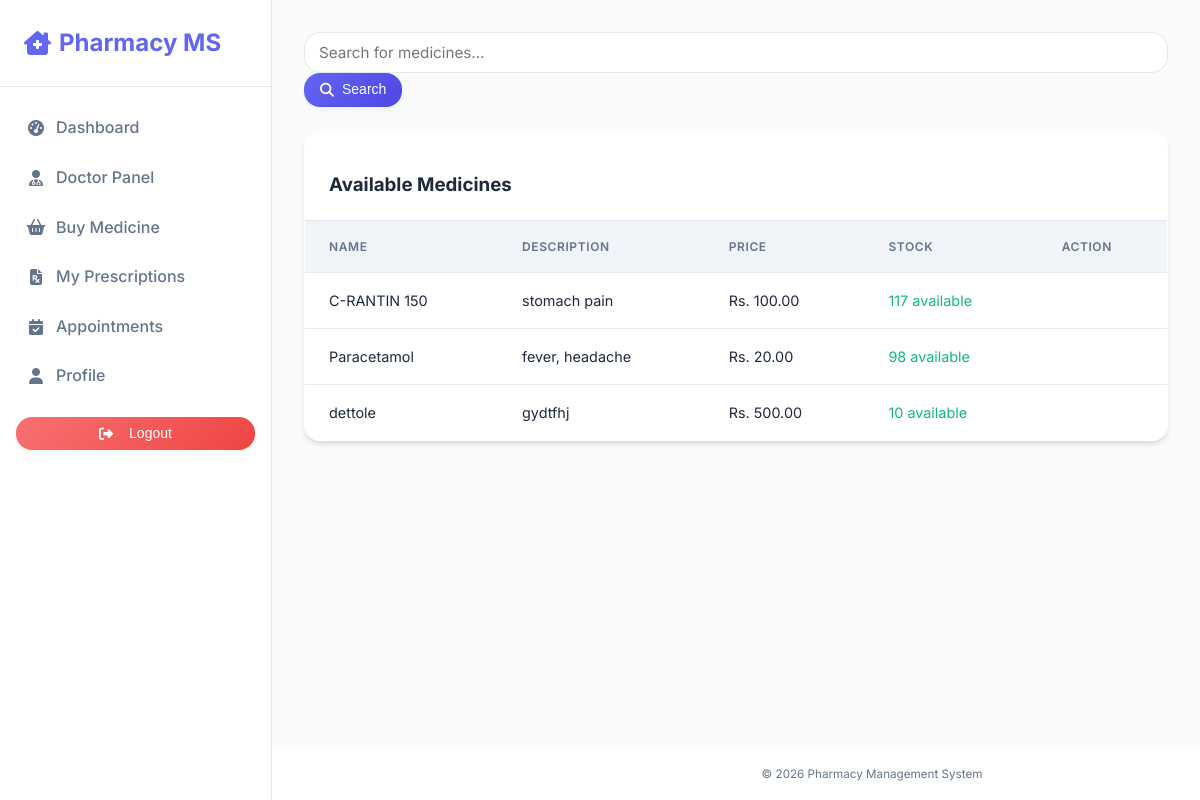
Page /shop/ (signed in) on the committed database.
### pharmacy/models.py (models this page shows, shortened)
class Medicine(models.Model):
    name = models.CharField(max_length=100)
    description = models.TextField()
    price = models.DecimalField(max_digits=10, decimal_places=2)
    quantity = models.PositiveIntegerField()
    expiry_date = models.DateField(null=True, blank=True)

### pharmacy/views.py (the view)
# urls.py: path('shop/', views.customer_medicine_list, name='customer_medicine_list'),
@login_required
def customer_medicine_list(request):
    query = request.GET.get('q')
    if query:
        medicines = Medicine.objects.filter(name__icontains=query)
    else:
        medicines = Medicine.objects.all()
    is_doctor = hasattr(request.user, 'doctor')
    return render(request, 'pharmacy/customer_medicine_list.html', {'medicines': medicines, 'is_doctor': is_doctor})

### pharmacy/templates/pharmacy/customer_medicine_list.html (shortened to what this page needs)
{% extends 'pharmacy/base.html' %}
{% block content %}
<form method="get" class="mb-4">
    <div class="input-group">
        <input type="text" name="q" class="form-control" placeholder="Search for medicines..." value="{{ request.GET.q }}">
        <button class="btn btn-primary" type="submit"><i class="fas fa-search"></i> Search</button>
    </div>
</form>
<div class="card">
    <div class="card-header d-flex justify-content-between align-items-center bg-white">
        <h3 class="mb-0">Available Medicines</h3>
    </div>
    <div class="card-body p-0">
        <table class="table mb-0">
            <thead>
                <tr>
                    <th>Name</th>
                    <th>Description</th>
                    <th>Price</th>
                    <th>Stock</th>
                    <th>Action</th>
                </tr>
            </thead>
            <tbody>
                {% for medicine in medicines %}
                <tr>
                    <td>{{ medicine.name }}</td>
                    <td>{{ medicine.description }}</td>
                    <td>Rs. {{ medicine.price }}</td>
                    <td>
                        {% if medicine.quantity > 0 %}
                            <span class="text-success">{{ medicine.quantity }} available</span>
                        {% else %}
                            <span class="text-danger">Out of Stock</span>
                        {% endif %}
                    </td>
                    <td>
                    </td>
                </tr>
                {% endfor %}
            </tbody>
        </table>
    </div>
</div>
{% endblock %}

### pharmacy/static/pharmacy/style.css (style rules this page uses)
:root { --primary: #6366f1; --primary-dark: #4f46e5; --secondary: #64748b; --success: #10b981; --danger: #ef4444; --warning: #f59e0b; --info: #3b82f6; --light: #f1f5f9; --dark: #0f172a; --bg-body: #f8fafc; --surface: #ffffff; --border: #e2e8f0; --text-main: #1e293b; --text-muted: #64748b; --shadow-sm: 0 1px 3px 0 rgb(0 0 0 / 0.1), 0 1px 2px -1px rgb(0 0 0 / 0.1); --shadow: 0 4px 6px -1px rgb(0 0 0 / 0.1), 0 2px 4px -2px rgb(0 0 0 / 0.1); --shadow-lg: 0 20px 25px -5px rgb(0 0 0 / 0.1), 0 8px 10px -6px rgb(0 0 0 / 0.1); --radius: 1rem; --font-sans: 'Inter', system-ui, -apple-system, sans-serif; --grad-primary: linear-gradient(135deg, #6366f1 0%, #4f46e5 100%); --grad-success: linear-gradient(135deg, #34d399 0%, #10b981 100%); --grad-danger: linear-gradient(135deg, #f87171 0%, #ef4444 100%); --grad-warning: linear-gradient(135deg, #fbbf24 0%, #f59e0b 100%); --grad-info: linear-gradient(135deg, #60a5fa 0%, #3b82f6 100%); }
* { box-sizing: border-box; }
body { font-family: var(--font-sans); background-color: var(--bg-body); background-image: radial-gradient(#cbd5e1 1px, transparent 1px); background-size: 24px 24px; color: var(--text-main); margin: 0; line-height: 1.6; display: flex; flex-direction: column; min-height: 100vh; -webkit-font-smoothing: antialiased; }
.card { background: rgba(255, 255, 255, 0.95); border-radius: var(--radius); box-shadow: var(--shadow); border: 1px solid rgba(255, 255, 255, 0.5); overflow: hidden; margin-bottom: 1.5rem; transition: transform 0.3s ease, box-shadow 0.3s ease; }
.card-header { background-color: transparent; border-bottom: 1px solid var(--border); padding: 1.25rem 1.5rem; display: flex; align-items: center; justify-content: space-between; }
.card-body { padding: 1.5rem; }
.table { width: 100%; border-collapse: collapse; font-size: 0.9rem; }
.table th { background-color: var(--light); color: var(--text-muted); font-weight: 600; text-transform: uppercase; font-size: 0.75rem; letter-spacing: 0.05em; padding: 1rem 1.5rem; text-align: left; border-bottom: 1px solid var(--border); }
.table td { padding: 1rem 1.5rem; border-bottom: 1px solid var(--border); color: var(--text-main); vertical-align: middle; }
.table tr:last-child td { border-bottom: none; }
.btn { display: inline-flex; align-items: center; justify-content: center; padding: 0.5rem 1rem; font-size: 0.875rem; font-weight: 500; border-radius: var(--radius); border: 1px solid transparent; cursor: pointer; transition: all 0.3s ease; gap: 0.5rem; line-height: 1.25; box-shadow: 0 2px 4px rgba(0,0,0,0.05); }
.btn-primary { background: var(--grad-primary); color: white; border: none; }
input, select, textarea { width: 100%; padding: 0.625rem 0.875rem; border: 1px solid var(--border); border-radius: var(--radius); font-family: inherit; font-size: 0.95rem; transition: border-color 0.2s, box-shadow 0.2s; }
.text-success { color: var(--success); }
.d-flex { display: flex; }
.justify-content-between { justify-content: space-between; }
.align-items-center { align-items: center; }
.mb-0 { margin-bottom: 0 !important; }
.mb-4 { margin-bottom: 1.5rem !important; }
.p-0 { padding: 0 !important; }
.bg-white { background-color: #fff !important; }

### rows in the picture
Medicine: name "C-RANTIN 150", description "stomach pain", price "100.00", quantity "117"
Medicine: name "Paracetamol", description "fever, headache", price "20.00", quantity "98"
Medicine: name "dettole", description "gydtfhj", price "500.00", quantity "10"
